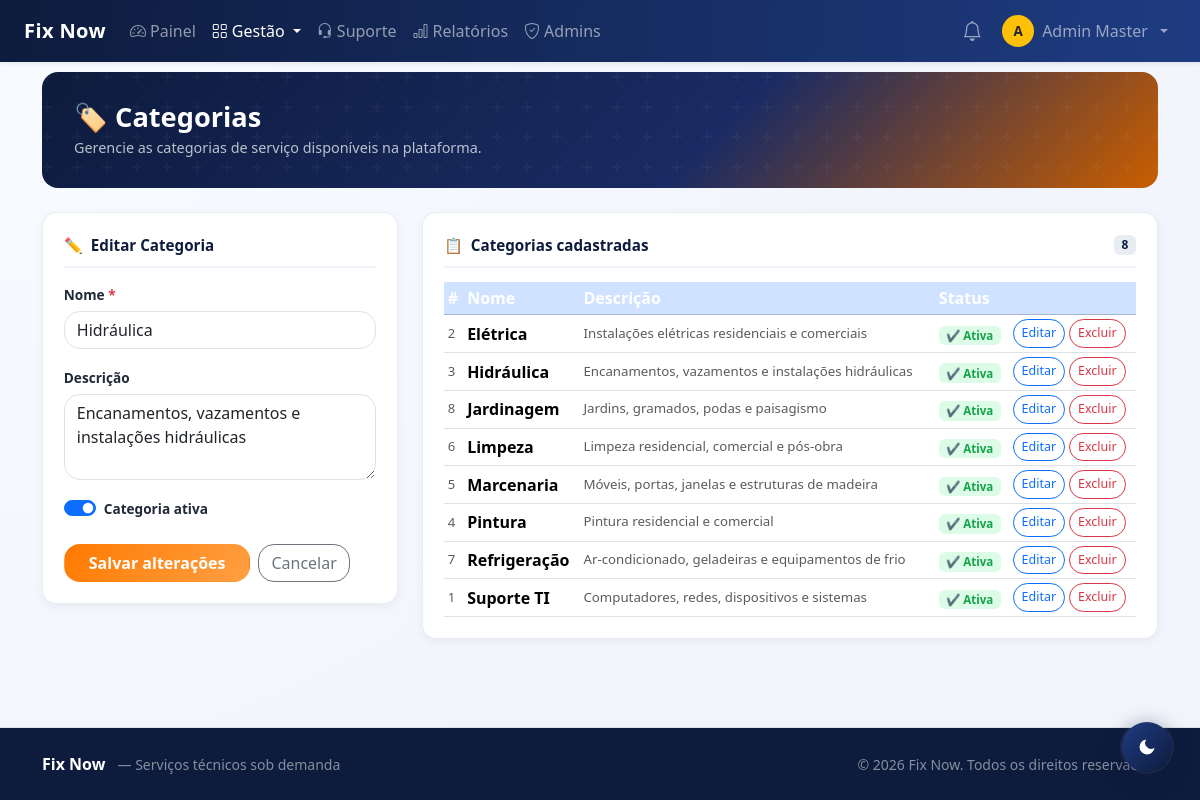
Screenshot of /view/admin/categorias.php?editar=3 (signed in) with the database file from the repository.
### tables this page shows
CREATE TABLE IF NOT EXISTS categoria (
  id        INT AUTO_INCREMENT PRIMARY KEY,
  nome      VARCHAR(100) NOT NULL UNIQUE,
  descricao VARCHAR(255) NULL,
  ativo     TINYINT(1)   NOT NULL DEFAULT 1,
  criado_em TIMESTAMP DEFAULT CURRENT_TIMESTAMP,
  admin_id  INT NULL,
  CONSTRAINT fk_categoria_admin FOREIGN KEY (admin_id) REFERENCES admin(id) ON DELETE SET NULL
);

### view/admin/categorias.php (the view, shortened to what this page needs)
<?php
require_once __DIR__ . '/_navbar.php';
$navbarHtml = ob_get_clean();
$categorias = $pdo->query('SELECT * FROM categoria ORDER BY nome ASC')->fetchAll();
$editando = null;
if (isset($_GET['editar'])) {
    $eid = (int)$_GET['editar'];
    foreach ($categorias as $c) { if ((int)$c['id'] === $eid) { $editando = $c; break; } }
}
?>
<!DOCTYPE html>
<html lang="pt-BR">
<head>
  <link href="https://cdn.jsdelivr.net/npm/bootstrap@5.3.3/dist/css/bootstrap.min.css" rel="stylesheet">
  <link href="../../assets/css/style.css" rel="stylesheet">
</head>
<body>
<?= $navbarHtml ?>
<main class="container py-4 mt-5">
  <div class="page-hero mb-4">
    <div style="position:relative;z-index:1">
      <h1>🏷 Categorias</h1>
      <p>Gerencie as categorias de serviço disponíveis na plataforma.</p>
    </div>
  </div>
  <div class="row g-4">
    <div class="col-lg-4">
      <div class="admin-card">
        <div class="secao-titulo">
          <span><?= $editando ? '✏️' : '➕' ?></span>
          <?= $editando ? 'Editar Categoria' : 'Nova Categoria' ?>
        </div>
        <form method="post">
          <div class="mb-3">
            <label class="form-label">Nome <span class="text-danger">*</span></label>
            <input type="text" name="nome" class="form-control" maxlength="100" required
              value="<?= htmlspecialchars($editando['nome'] ?? '') ?>" placeholder="Ex: Elétrica, Hidráulica…">
          </div>
          <div class="mb-3">
            <label class="form-label">Descrição</label>
            <textarea name="descricao" class="form-control" rows="3" maxlength="255"
              placeholder="Descrição opcional da categoria"><?= htmlspecialchars($editando['descricao'] ?? '') ?></textarea>
          </div>
          <div class="mb-4">
            <div class="form-check form-switch">
              <input type="checkbox" name="ativo" id="chk_ativo" class="form-check-input" value="1"
                <?= (!$editando || $editando['ativo']) ? 'checked' : '' ?>>
              <label class="form-check-label fw-semibold" for="chk_ativo" style="font-size:.85rem;">Categoria ativa</label>
            </div>
          </div>
          <div class="d-flex gap-2">
            <button type="submit" class="btn btn-warning fw-bold px-4">
              <?= $editando ? 'Salvar alterações' : 'Criar categoria' ?>
            </button>
            <?php if ($editando): ?>
              <a href="categorias.php" class="btn btn-outline-secondary">Cancelar</a>
            <?php endif; ?>
          </div>
        </form>
      </div>
    </div>
    <div class="col-lg-8">
      <div class="admin-card">
        <div class="secao-titulo">
          <span>📋</span>
          Categorias cadastradas
          <span class="badge ms-auto" style="background:#e8ecf3;color:#0d1b3d;font-size:.75rem;"><?= count($categorias) ?></span>
        </div>
        <?php if (!$categorias): ?>
          <div class="text-center py-5 text-muted">
            <div style="font-size:2.5rem;margin-bottom:.5rem;">📂</div>
            Nenhuma categoria cadastrada ainda.
          </div>
        <?php else: ?>
          <div class="table-responsive">
            <table class="table table-hover align-middle table-sm mb-0">
              <thead class="table-primary">
                <tr><th>#</th><th>Nome</th><th>Descrição</th><th>Status</th><th></th></tr>
              </thead>
              <tbody>
              <?php foreach ($categorias as $c): ?>
                <tr>
                  <td class="text-muted" style="font-size:.82rem;"><?= (int)$c['id'] ?></td>
                  <td class="fw-semibold"><?= htmlspecialchars($c['nome']) ?></td>
                  <td class="text-muted" style="font-size:.83rem;"><?= htmlspecialchars(mb_strimwidth($c['descricao'] ?? '—', 0, 60, '...')) ?></td>
                  <td>
                    <span class="badge" style="font-size:.72rem;background:<?= $c['ativo'] ? '#dcfce7' : '#f3f4f6' ?>;color:<?= $c['ativo'] ? '#16a34a' : '#6b7280' ?>;">
                      <?= $c['ativo'] ? '✔ Ativa' : 'Inativa' ?>
                    </span>
                  </td>
                  <td>
                    <div class="d-flex gap-1">
                      <a href="categorias.php?editar=<?= (int)$c['id'] ?>" class="btn btn-sm btn-outline-primary" style="font-size:.78rem;">Editar</a>
                      <?php if ($isMaster): ?>
                        <form method="post" class="d-inline" onsubmit="return confirm('Excluir esta categoria?');">
                          <button class="btn btn-sm btn-outline-danger" style="font-size:.78rem;">Excluir</button>
                        </form>
                      <?php endif; ?>
                    </div>
                  </td>
                </tr>
              <?php endforeach; ?>
              </tbody>
            </table>
          </div>
        <?php endif; ?>
      </div>
    </div>
  </div>
</main>
<?php require_once __DIR__ . '/../../includes/footer.php'; ?>
</body>
</html>

### assets/css/style.css (style rules this page uses)
:root { --fix-blue: #0d1b3d; --fix-blue-soft: #1f3c82; --fix-orange: #ff7a00; --fix-orange-soft: #ff9f43; --fix-bg: #f2f5fb; --fix-card: #ffffff; --fix-text: #1f2937; --fix-muted: #677489; --fix-shadow: 0 14px 32px rgba(15, 37, 84, 0.1); --fix-radius: 1rem; }
html, body { height: 100%; }
body { min-height: 100vh; display: flex; flex-direction: column; background: radial-gradient(circle at top left, #f8fbff, var(--fix-bg) 60%); color: var(--fix-text); }
main { flex: 1 0 auto; }
.bg-primary, .table-primary { background-color: var(--fix-blue) !important; }
.table-primary th { color: #fff; }
.btn-warning { background: linear-gradient(130deg, var(--fix-orange), var(--fix-orange-soft)); border-color: transparent; color: #fff; }
.btn, .form-control, .form-select, .card { border-radius: var(--fix-radius); transition: all 0.22s ease; }

### view/admin/categorias.php (style rules this page uses)
.page-hero { background:linear-gradient(135deg,#0d1b3d 0%,#1a2b63 60%,#c95e00 100%);border-radius:16px;padding:1.8rem 2rem;margin-bottom:1.5rem;position:relative;overflow:hidden }
.page-hero::before { content:'';position:absolute;inset:0;}
.page-hero h1 { color:#fff;font-size:clamp(1.2rem,3vw,1.7rem);font-weight:800;margin:0 0 .25rem }
.page-hero p { color:rgba(255,255,255,.72);font-size:.9rem;margin:0 }
.admin-card { background:#fff;border:1.5px solid #e8ecf3;border-radius:14px;padding:1.3rem;box-shadow:0 3px 10px rgba(13,27,61,.05) }
.secao-titulo { font-weight:700;font-size:.95rem;color:#0d1b3d;margin-bottom:.9rem;padding-bottom:.6rem;border-bottom:2px solid #f0f3fa;display:flex;align-items:center;gap:.5rem }
.form-label { font-size:.85rem;font-weight:600;margin-bottom:.35rem }

### rows the page displays
categoria: nome "Hidráulica", descricao "Encanamentos, vazamentos e instalações hidráulicas", ativo "☑", id "3", shows "✔ Ativa"
categoria: id "2", nome "Elétrica", descricao "Instalações elétricas residenciais e comerciais", ativo "✔ Ativa"
categoria: id "8", nome "Jardinagem", descricao "Jardins, gramados, podas e paisagismo", ativo "✔ Ativa"
categoria: id "6", nome "Limpeza", descricao "Limpeza residencial, comercial e pós-obra", ativo "✔ Ativa"
categoria: id "5", nome "Marcenaria", descricao "Móveis, portas, janelas e estruturas de madeira", ativo "✔ Ativa"
categoria: id "4", nome "Pintura", descricao "Pintura residencial e comercial", ativo "✔ Ativa"
categoria: id "7", nome "Refrigeração", descricao "Ar-condicionado, geladeiras e equipamentos de frio", ativo "✔ Ativa"
categoria: id "1", nome "Suporte TI", descricao "Computadores, redes, dispositivos e sistemas", ativo "✔ Ativa"

### other values shown
$_navInicial "A"
$adminNome "Admin Master"
count($categorias) "8"
